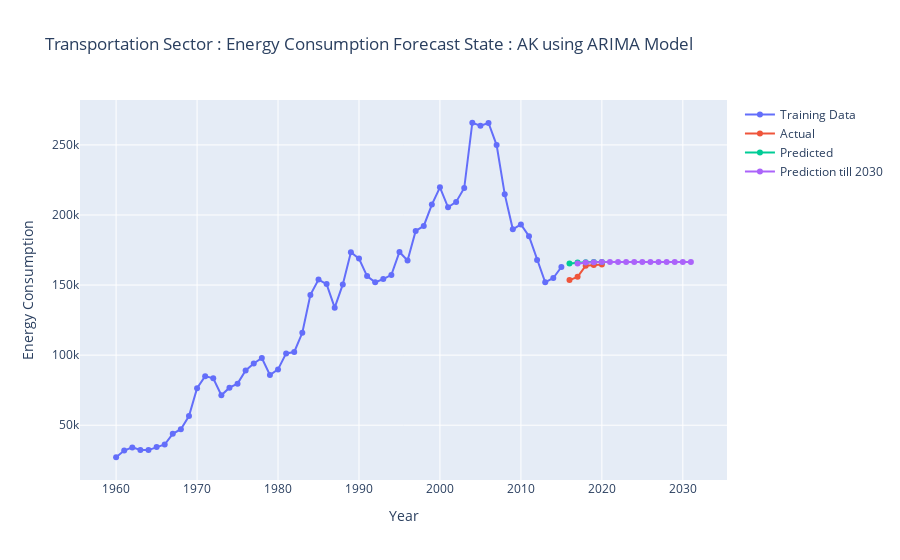
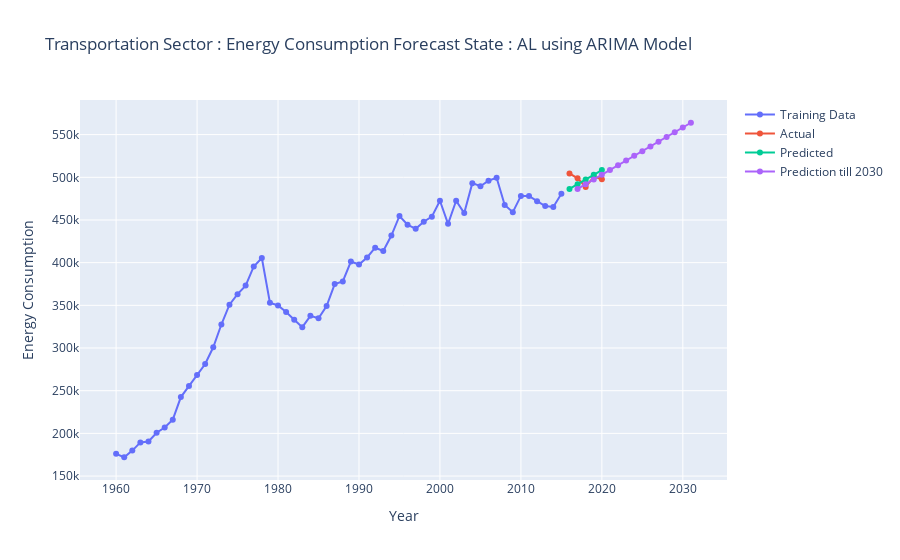
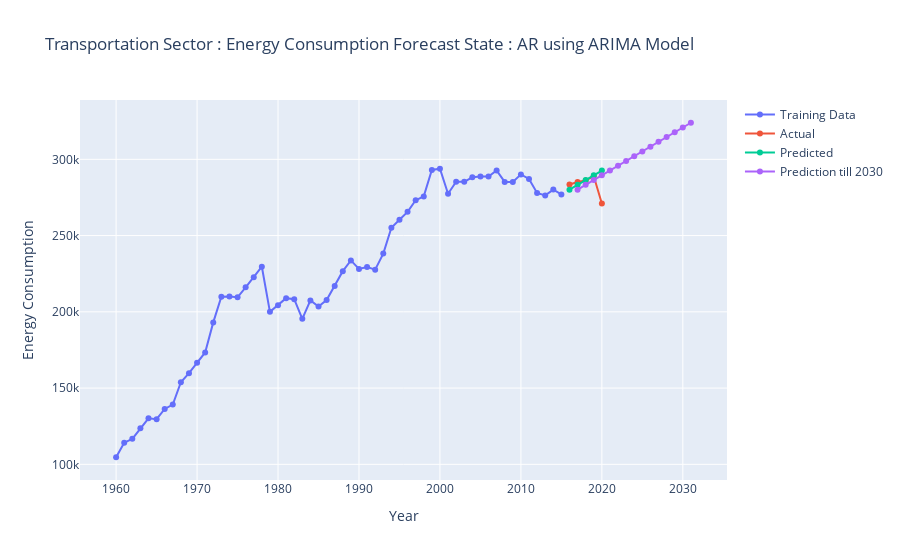
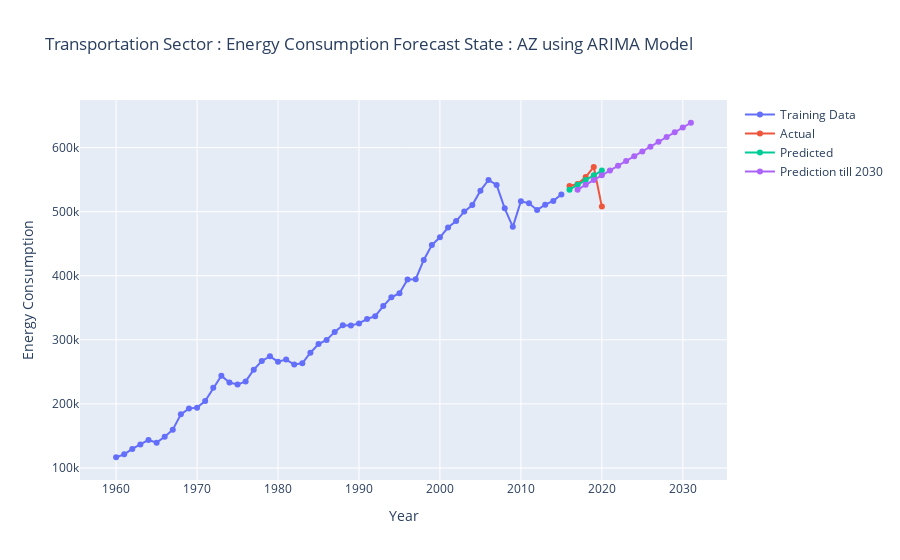

Notebook code cell kept with these figures, in order:
### Markdown cell above
# Modeling the Data
## Using ARIMA Model

### Code cell
os.makedirs('Plots/use_tot_Sector_data_Transportation_Sector/Arima_results_plots',exist_ok=True)

for State in df_trans['State'].unique():
        try:
            
            fig = go.Figure()

            # Get the energy consumption data for the current country and sector
            df_filter = df_trans[df_trans['State'] == State ][['Year', 'Yearly Data']]
            df_filter_index = df_filter.set_index('Year')

            train_data = df_filter[:-5]
            test_data = df_filter[-5:]
            
            # Prepare the data for modeling
            years = df_filter_index.index
            energy_consumption = df_filter_index.values.flatten()

                    # Split the data into training and testing
            # Use all data except the last 5 years for training
            Horizan = -5
            train_data = energy_consumption[:Horizan]
            test_data = energy_consumption[Horizan:]  # Use the last 5 years for testing

            # Fit the auto ARIMA model
            model = auto_arima(train_data, seasonal=False)
            model.fit(train_data)

            # Generate predictions
            predictions = model.predict(n_periods=len(test_data))
            predictions_ahead_in_future = model.predict(n_periods=len(test_data)+15)

            # Calculate evaluation metrics
            mae = mean_absolute_error(test_data, predictions)
            mse = mean_squared_error(test_data, predictions)
            mape = np.mean(np.abs((test_data - predictions) / test_data)) * 100

            print('Mean Absolute Error (MAE):', np.round(mae,2))
            print('Mean Squared Error (MSE):', np.round(mse,2))
            print('Mean Absolute Percentage Error (MAPE):', np.round(mape,2))
            
            # Plot the training data
            fig.add_trace(go.Scatter(
                x=years[:Horizan], y=train_data, mode='lines+markers', name='Training Data'))

            # Plot the predictions
            fig.add_trace(go.Scatter(
                x=years[Horizan:], y=test_data, mode='lines+markers', name='Actual'))
            fig.add_trace(go.Scatter(
                x=years[Horizan:], y=predictions, mode='lines+markers', name='Predicted'))

            fig.add_trace(go.Scatter(
                x=pd.date_range(start = years[Horizan],periods=15,freq='Y'), y=predictions_ahead_in_future, mode='lines+markers', name='Prediction till 2030'))

            # Update the layout
            fig.update_layout(title=f'Transportation Sector : Energy Consumption Forecast State : {State} using ARIMA Model',
                            xaxis_title='Year', yaxis_title='Energy Consumption')

            # Show the plot
            fig.show()
            # print(State,msn)
            fig.write_image(f'Plots/use_tot_Sector_data_Transportation_Sector/Arima_results_plots/{State}.png')
            # break
        except:
            print('Error occoured in Combination State : {} and MSN : {} Due NaN Value'.format(State,mse))
